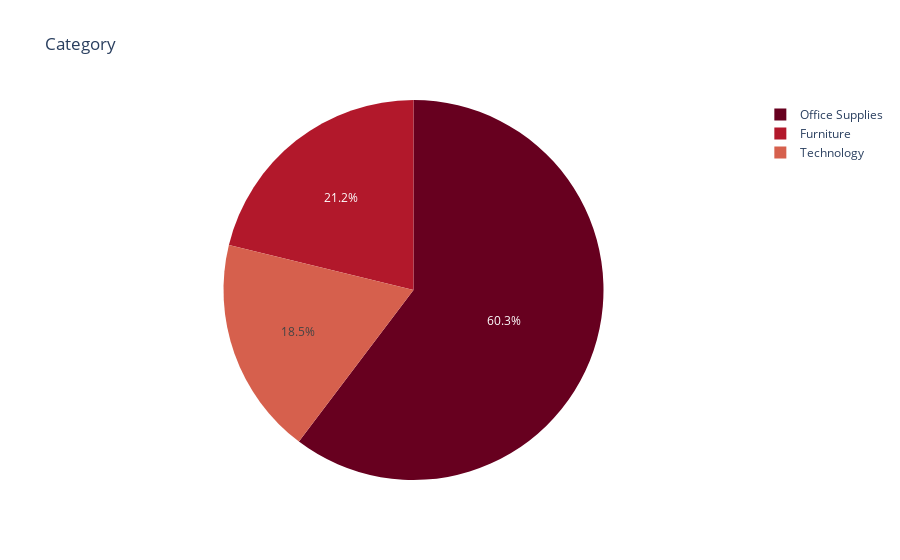

Here is the notebook cell this chart was saved with:
### Code cell
fig = px.pie(df, values=np.ones(9799), names='Category', title='Category',color_discrete_sequence=px.colors.sequential.RdBu)
fig.show()

### Figure 1 — Plotly figure (JSON) as saved in the notebook; plotly's stock layout.template omitted (floating-point values rounded to 4 significant figures; data arrays with more than 128 entries replaced by an {"elided": "..."} marker saying what was removed)
{"data": [{"domain": {"x": [0, 1], "y": [0, 1]}, "hovertemplate": "Category=%{label}<br>value=%{value}<extra></extra>", "labels": {"elided": "9799 str values"}, "legendgroup": "", "name": "", "showlegend": true, "type": "pie", "values": {"elided": "9799 int values"}}], "layout": {"legend": {"tracegroupgap": 0}, "piecolorway": ["rgb(103,0,31)", "rgb(178,24,43)", "rgb(214,96,77)", "rgb(244,165,130)", "rgb(253,219,199)", "rgb(247,247,247)", "rgb(209,229,240)", "rgb(146,197,222)", "rgb(67,147,195)", "rgb(33,102,172)", "rgb(5,48,97)"], "title": {"text": "Category"}}}
